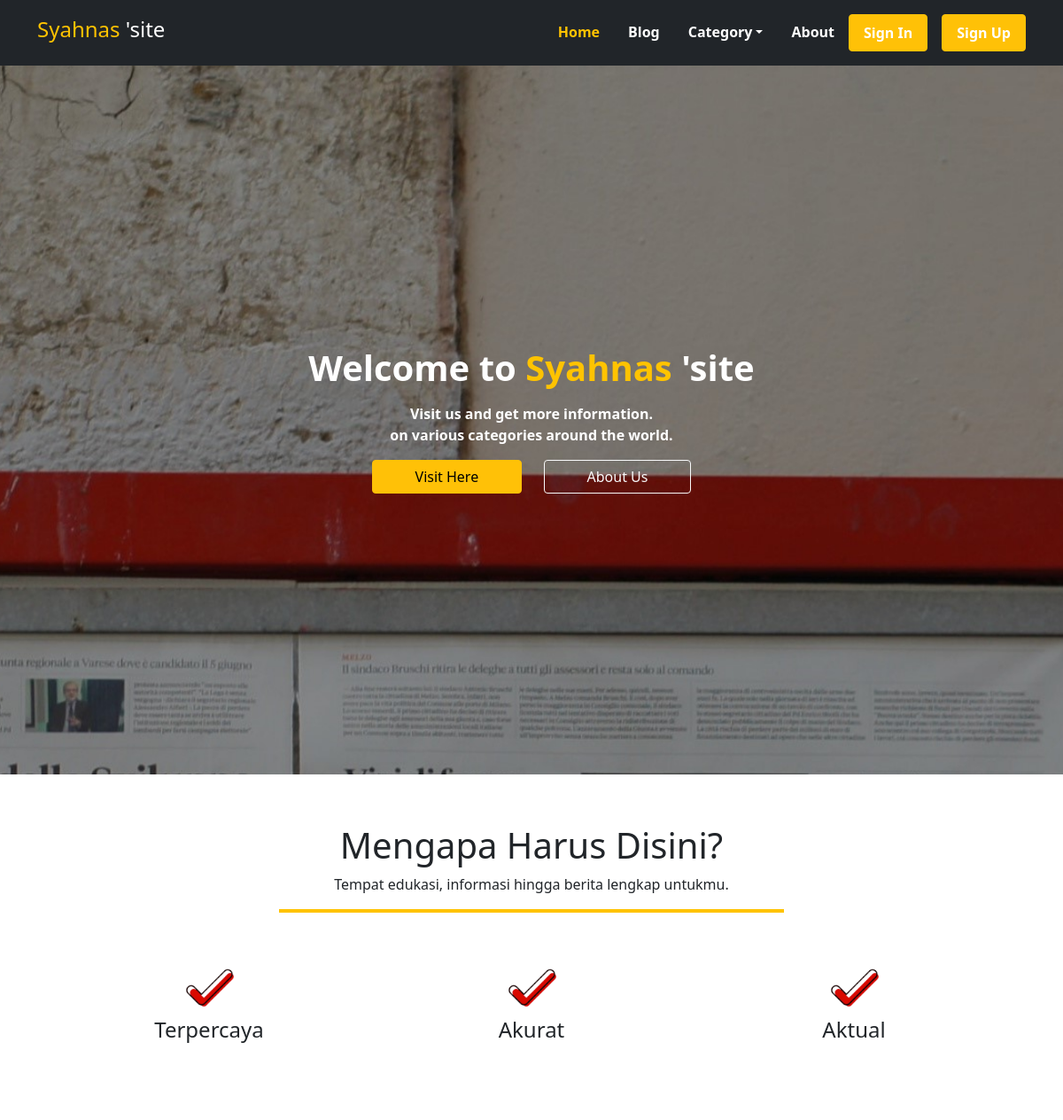
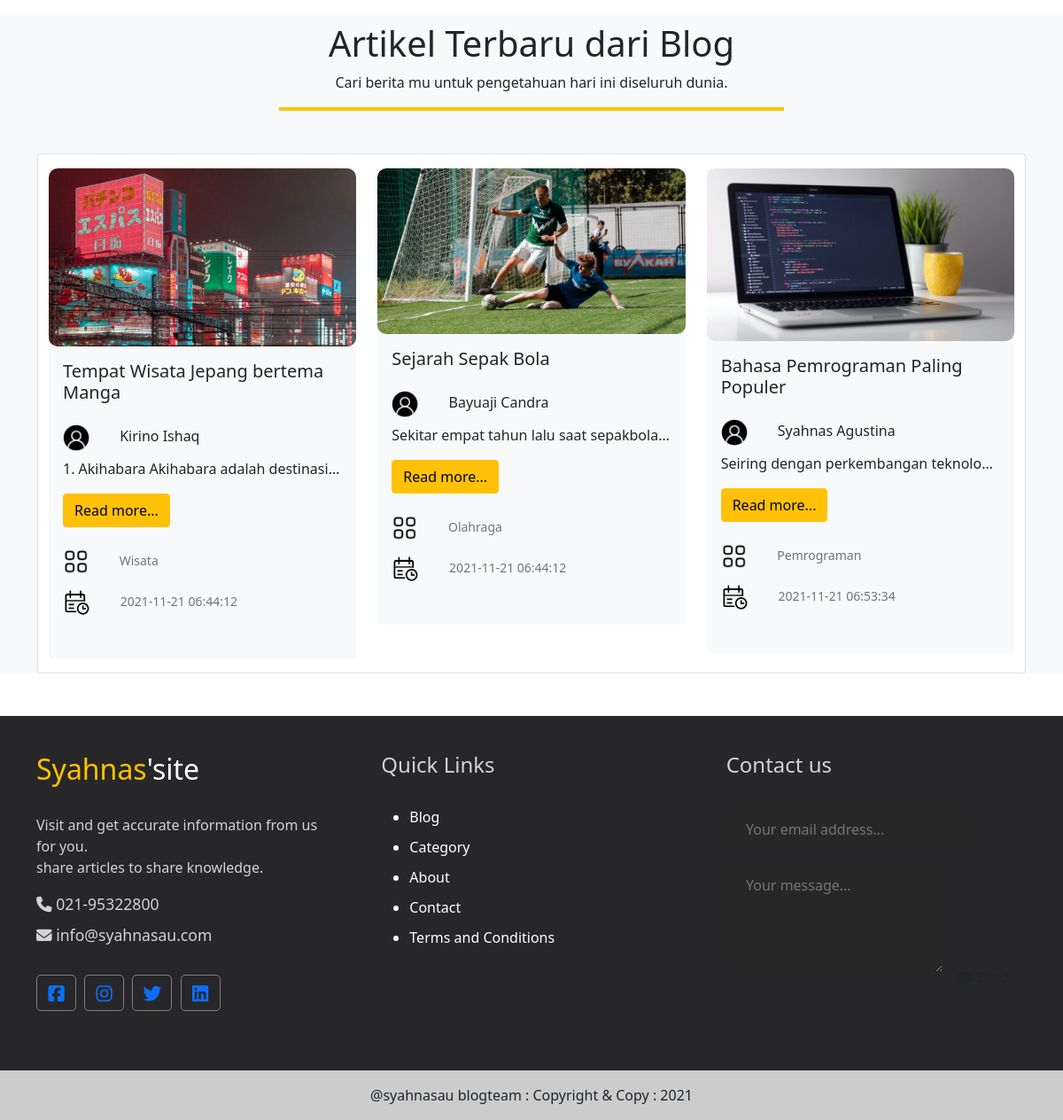
The page / on the database its author committed (2 pictures, top to bottom).
### tables this page shows
CREATE TABLE `articles` (
  `id` int(11) NOT NULL,
  `title` varchar(50) NOT NULL,
  `content` text NOT NULL,
  `thumbnail` varchar(100) NOT NULL,
  `categories_id` int(30) NOT NULL,
  `user_id` int(30) NOT NULL,
  `created_at` datetime NOT NULL
);

CREATE TABLE `users` (
  `id` int(11) NOT NULL,
  `name` varchar(30) NOT NULL,
  `username` varchar(20) NOT NULL,
  `password` varchar(30) NOT NULL,
  `email` varchar(30) NOT NULL
);

CREATE TABLE `categories` (
  `id` int(11) NOT NULL,
  `name` varchar(50) NOT NULL
);

### myphp/function.php (called while the page is built, shortened)
<?php
include("myphp/connect.php");
function getUserById($user_id, $conn){
  $sql = "SELECT * FROM users WHERE id=$user_id";
  $result = $conn->query($sql);
  if ($result->num_rows > 0){
    while($row = $result->fetch_assoc()){
      return $row["name"];
    }
  }
}
function getCategoryById ($categories_id, $conn){
  $sql = "SELECT * FROM categories WHERE id=$categories_id";
  $result = $conn->query($sql);
  if ($result->num_rows > 0) {
    while($row = $result->fetch_assoc()) {
      return $row["name"];
    }
  }
}
$articles = mysqli_query ($conn, "SELECT * FROM articles");
?>

### index.php (the view, shortened to what this page needs)
<?php
include("myphp/function.php");
?>
<!DOCTYPE html>
<html lang="en">
<head>
    <link href="https://cdn.jsdelivr.net/npm/bootstrap@5.1.3/dist/css/bootstrap.min.css" rel="stylesheet"
>
    <link rel="stylesheet" href="tools/style.css" />
</head>
<body>
    <?php include("myphp/inc/navbar.php") ?>
    <div class="header vh-100 d-flex align-items-center">
        <div class="container">
            <div class="row">
                <div class="col-lg-7 mx-auto text-center">
                    <h1 class=""><b>Welcome to <span>Syahnas</span> 'site</b></h1>
                    <p class="my-3">
                        Visit us and get more information. <br>
                        on various categories around the world.
                    </p>
                    <a href="#" class="button btn btn-warning px-5">Visit Here</a> &emsp;
                    <a href="#" class="btn btn-outline-light px-5">About Us</a>
                </div>
            </div>
        </div>
    </div>
    <section class="py-5">
        <div class="container">
            <div class="row mb-5">
                <div class="main-hr col-md-8 mx-auto text-center">
                    <h1>Mengapa Harus Disini?</h1>
                    <p>Tempat edukasi, informasi hingga berita lengkap untukmu.</p>
                </div>
            </div>
            <div class="container">
                <div class="row mx-auto text-center main-check">
                    <div class="col">
                        <img src="image/check.png">
                        <h4>Terpercaya</h4>
                    </div>
                    <div class="col">
                        <img src="image/check.png">
                        <h4>Akurat</h4>
                    </div>
                    <div class="col">
                        <img src="image/check.png">
                        <h4>Aktual</h4>
                    </div>
                </div>
            </div>
        </div>
    </section>
    <section class="generic py-5 pr-5">
        <div class="bg-light">
            <div class="container">
                <div class="row mb-5">
                    <div class="main-hr col-md-8 mx-auto text-center">
                        <h1>Artikel Terbaru dari Blog</h1>
                        <p>Cari berita mu untuk pengetahuan hari ini diseluruh dunia.</p>
                    </div>
                </div>
                <div class="card py-3">
                    <div class="container">
                        <div class="row">
                          <?php while( $row = mysqli_fetch_assoc($articles)): ?>
                            <div class="col-md-6 col-lg-4">
                                <div class="card bg-light border-0">
                                    <img class="card-img-top" src="<?= $row["thumbnail"]?> ">
                                    <div class="card-body ps-3">
                                        <h5 class="card-tittle lead mb-4">
                                            <b><?= $row["title"]?> </b>
                                        </h5>
                                        <h6 class="card-name">
                                            <img src="image/logouser.png" style="height : 30px; margin-right :30px;">
                                            <?= getUserById($row["user_id"], $conn)?>
                                        </h6>
                                        <p class="card-text" style="overflow: hidden; white-space: nowrap; text-overflow: ellipsis;" >
                                            <?= $row["content"]?>
                                        </p>
                                        <div method="get">
                                            <a name="" href="post.php?id=<?= $row["id"]?> "class="btn btn-warning">Read more...</a>
                                        </div>
                                        <ul class="list-inline">
                                            <li class="list-inline-item">
                                                <small class="card-text text-muted"><br>
                                                    <p class="logodate">
                                                      <img src="image/logocategory.png" style="height : 30px; margin-right :30px;"> <?= getCategoryById($row["categories_id"], $conn)?>
                                                    </p>
                                                    <p class="logodate">
                                                      <img src="image/logodate1.png" style="height : 30px; margin-right :30px;"> <?= $row ["created_at"] ?>
                                                    </p>
                                                </small>
                                        </ul>
                                    </div>
                                </div>
                            </div>
                          <?php endwhile; ?>
                        </div>
                    </div>
                </div>
    </section>
    <?php include("myphp/inc/footer.php"); ?>
</body>
</html>

### myphp/inc/navbar.php (shortened to what this page needs)
<nav class="navbar sticky-top navbar-expand-lg navbar-dark bg-dark main-nav">
        <div class="container">
            <a class="navbar-brand" href="#"><h4><span>Syahnas</span> 'site</h4></a>
            <div class="collapse navbar-collapse" id="navbarNav" ms-auto>
                <ul class="navbar-nav ms-auto py-2">
                    <li class="nav-item">
                        <a class="nav-link active px-3" aria-current="page" href="index.php">Home</a>
                    </li>
                    <li class="nav-item">
                        <a class="nav-link px-3" href="#">Blog</a>
                    </li>
                    <li class="nav-item dropdown">
                        <a class="nav-link dropdown-toggle px-3" href="#" id="navbarDropdownMenuLink" role="button"
                            data-bs-toggle="dropdown" aria-expanded="false"> Category</a>
                    <li class="nav-item">
                        <a class="nav-link px-3" href="#">About</a>
                    </li>
                    <li class="nav-item button">
                        <a class="nav-link px-3 btn btn-warning" href="login.php">Sign In</a>
                    </li>
                    <li class="nav-item button">
                        <a class="nav-link px-3 btn btn-warning" href="register.php">Sign Up</a>
                    </li>
                </ul>
            </div>
        </div>
    </nav>

### myphp/inc/footer.php (shortened to what this page needs)
 <div class="footer py-3 px-3">
        <div class="footer-content">
            <div class="footer-section about">
                <h2 class="logo-text"><span>Syahnas</span>'site</h2><br>
                <p>
                    Visit and get accurate information from us for you. <br>
                    share articles to share knowledge.
                </p>
                <div class="contact">
                    <span><i class="fas fa-phone"></i> 021-95322800</span>
                    <span><i class="fas fa-envelope"></i> info@syahnasau.com</span>
                </div> <br>
                <div class="socials">
                    <a href="#"><i class="fa fa-facebook-square"></i></a>
                    <a href="https://www.instagram.com/syahnasau/"><i class="fab fa-instagram"></i></a>
                    <a href=><i class="fab fa-twitter"></i></a>
                    <a href="https://linkedin.com/in/syahnas-dwi-agustina"><i class="fab fa-linkedin"></i></a>
                </div>
            </div>
            <div class="footer-section links">
                <h4>Quick Links</h4>
                <br>
                <ul>
                    <a href="#" style="text-decoration:none">
                        <li>Blog</li>
                    </a>
                    <a href="#" style="text-decoration:none">
                        <li>Category</li>
                    </a>
                    <a href="#" style="text-decoration:none">
                        <li>About</li>
                    </a>
                    <a href="#" style="text-decoration:none">
                        <li>Contact</li>
                    </a>
                    <a href="#" style="text-decoration:none">
                        <li>Terms and Conditions</li>
                    </a>
                </ul>
            </div>
            <div class="footer-section contact-form">
                <h4>Contact us</h4>
                <br>
                <form action="index.html" method="post">
                    <input type="email" name="email" class="text-input contact-input"
                        placeholder="Your email address...">
                    <textarea rows="4" name="message" class="text-input contact-input"
                        placeholder="Your message..."></textarea>
                    <button type="submit" class="btn btn-big contact-btn">
                        <i class="fas fa-envelope"></i>
                    </button>
                </form>
            </div>
        </div>
</div>
        <footer class="bg-light">
            <div class="text-center p-3" style="background:#cccccc">
                @syahnasau blogteam : Copyright & Copy : 2021
            </div>
        </footer>

### tools/style.css (style rules this page uses)
.main-nav .navbar-nav .nav-link.active, .main-nav .navbar-nav .nav-link:hover { color: #ffc300; }
.main-nav .navbar-nav a.nav-link { color: #fff; font-weight: 600; }
.navbar-brand span { color: #ffc300; }
.header span { color: #ffc300; }
.header { background-image: url(../image/cover.jpg); background-position: center; background-size: cover; background-attachment: fixed; color: #fff; position: relative; z-index: 2; font-weight: 600; }
.main-check img { width: 70px; height: 70px; }
.main-hr { content: ""; display: block; border-bottom: 4px solid #ffc300; width: 50%; margin: auto; }
.card img { border-radius: 10px; }
.footer { background: #272729; color: #d3d3d3; height: 400px; position: relative; }
.footer .footer-content { height: 350px; display: flex; }
.footer .footer-content .footer-section { flex: 1; padding: 25px; }
.footer .footer-content h2, .footer .footer-content h2 { color: white; }
.footer .footer-content .about h2 span { color: #ffc300; }
.footer .footer-content .about .contact span { display: block; font-size: 1.1em; margin-bottom: 8px; }
.footer .footer-content .about .socials a { border: 1px solid gray; width: 45px; height: 41px; padding-top: 5px; margin-right: 5px; text-align: center; display: inline-block; font-size: 1.3em; border-radius: 5px; transition: all 0.3s; }
.footer .footer-content .links ul a { display: block; color: #fff; margin-bottom: 10px; transition: all 0.3s; }
.footer .footer-content .contact-form .contact-input { background: #272727; color: #bebdbd; margin-bottom: 10px; line-height: 1.5rem; padding: 0.9rem 1.4rem; border: none; }

### rows shown on the page
articles: thumbnail (picture), title "Tempat Wisata Jepang bertema Manga", user.name "Kirino Ishaq", content "1. Akihabara Akihabara adalah destinasi…", categories.name "Wisata", created_at "2021-11-21 06:44:12"
articles: thumbnail (picture), title "Sejarah Sepak Bola", user.name "Bayuaji Candra", content "Sekitar empat tahun lalu saat sepakbola…", categories.name "Olahraga", created_at "2021-11-21 06:44:12"
articles: thumbnail (picture), title "Bahasa Pemrograman Paling Populer", user.name "Syahnas Agustina", content "Seiring dengan perkembangan teknolo…", categories.name "Pemrograman", created_at "2021-11-21 06:53:34"
